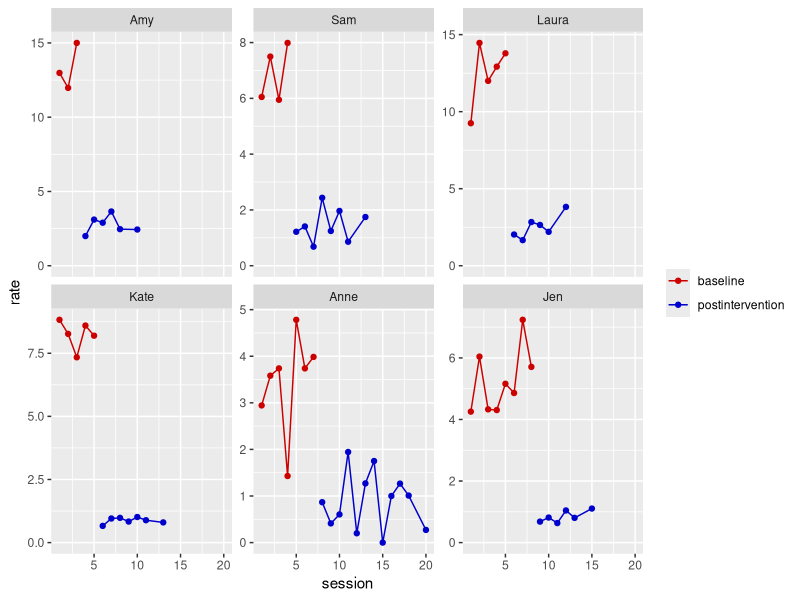
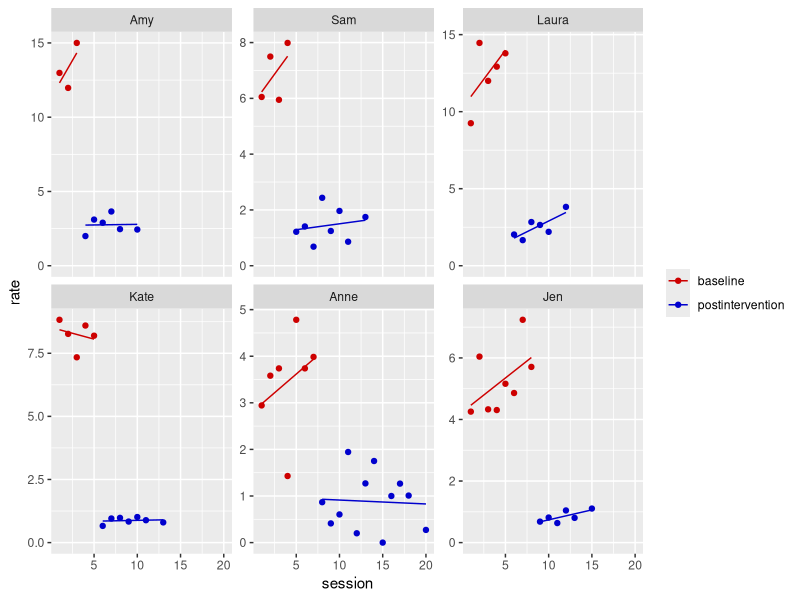

Recreate these plots in R, in order. (Note: this script raises an error after producing the figures.)
## ---- chunk 1
library(tidyverse)
## ---- chunk 2
# Amy
amy <- tibble(
  id      = "Amy",
  session = 1:20,
  post    = rep(0:1, times = c(3, 17))) %>% 
  mutate(condition = ifelse(post == 0, "baseline", "postintervention"),
         rate      = c(13, 12, 15, 2, 3, 3, 3.5, 2.5, NA, 2.5, NA, NA, NA, NA, NA, NA, NA, NA, NA, NA))

# Sam
sam <- tibble(
  id      = "Sam",
  session = 1:20,
  post    = rep(0:1, times = c(4, 16))) %>% 
  mutate(condition = ifelse(post == 0, "baseline", "postintervention"),
         rate      = c(6, 7.5, 6, 7.9, 1.2, 1.5, 0.75, 2.5, 1.33, 2, 0.9, NA, 1.8, NA, NA, NA, NA, NA, NA, NA))

# Laura
laura <- tibble(
  id      = "Laura",
  session = 1:20,
  post    = rep(0:1, times = c(5, 15))) %>% 
  mutate(condition = ifelse(post == 0, "baseline", "postintervention"),
         rate      = c(9.2, 14.5, 12, 13, 13.9, 2, 1.5, 2.8, 2.7, 2.3, NA, 3.75, NA, NA, NA, NA, NA, NA, NA, NA))

# Kate
kate <- tibble(
  id      = "Kate",
  session = 1:20,
  post    = rep(0:1, times = c(5, 15))) %>% 
  mutate(condition = ifelse(post == 0, "baseline", "postintervention"),
         rate      = c(8.8, 8.2, 7.3, 8.6, 8.2, 0.8, 1, 0.85, 0.88, 1.1, 
                    0.9, NA, 0.75, NA, NA, NA, NA, NA, NA, NA))

# Anne
anne <- tibble(
  id      = "Anne",
  session = 1:20,
  post    = rep(0:1, times = c(7, 13))) %>% 
  mutate(condition = ifelse(post == 0, "baseline", "postintervention"),
         rate      = c(2.9, 3.5, 3.65, 1.4, 4.8, 3.8, 3.9, 
                    1, 0.5, 0.6, 1.9, 0.2, 1.2, 1.7, 0.15, 1.1, 1.25, 1, NA, 0.2))

# Jen
jen <- tibble(
  id      = "Jen",
  session = 1:20,
  post    = rep(0:1, times = c(8, 12))) %>% 
  mutate(condition = ifelse(post == 0, "baseline", "postintervention"),
         rate      = c(4.3, 6, 4.25, 4.4, 5.2, 4.8, 7.3, 5.8, 0.7, 0.8, 
                    0.6, 1, 0.9, NA, 1, NA, NA, NA, NA, NA))
## ---- chunk 3
names <- c("Amy", "Sam", "Laura", "Kate", "Anne", "Jen")

mancuso2016 <-
  bind_rows(amy, sam, laura, kate, anne, jen) %>% 
  mutate(id = factor(id, levels = names))  %>% 
  mutate(session01 = session - 1) %>% 
  select(id, session, session01, condition, post, rate) %>% 
  # add the minutes variable
  mutate(minutes = ifelse(post == 0, 
                          rbeta(n = n(), shape1 = 0.5, shape2 = 0.7),
                          rbeta(n = n(), shape1 = 0.7, shape2 = 0.5))) %>% 
  mutate(minutes = minutes * 2 + 3) %>% 
  mutate(minutes = ifelse(is.na(rate), NA, minutes)) %>% 
  # compute the counts
  mutate(count = round(rate * minutes, digits = 0))
## ---- chunk 4
glimpse(mancuso2016)
## ---- chunk 5
mancuso2016 %>% 
  drop_na(count) %>% 
  
  ggplot(aes(x = session, y = count / minutes, color = condition)) +
  geom_point() +
  geom_line() +
  scale_color_manual(NULL, values = c("red3", "blue3")) +
  scale_y_continuous("rate", limits = c(0, NA)) +
  facet_wrap(~ id, scales = "free_y")
## ---- chunk 6
mancuso2016 %>% 
  drop_na(count) %>% 
  
  ggplot(aes(x = session, y = count / minutes , color = condition)) +
  geom_point() +
  geom_smooth(method = "lm", se = FALSE, formula = y ~ x, size = 1/2) +
  scale_color_manual(NULL, values = c("red3", "blue3")) +
  scale_y_continuous("rate", limits = c(0, NA)) +
  facet_wrap(~ id, scales = "free_y")
## ---- chunk 7
save(mancuso2016, file = "/Users/solomonkurz/Dropbox/Experimental-design-and-the-GLMM/sketches/data/mancuso2016.rda")
## ---- chunk 8
sessionInfo()
